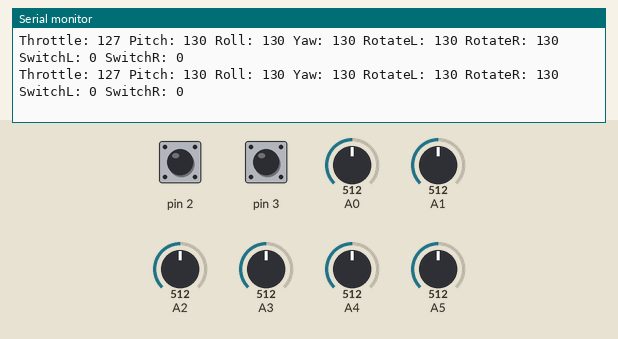
The sketch below on a simulated Arduino Uno, built with avr-gcc and run on an emulated ATmega328P. Shown: the last lines printed to the serial monitor. Inputs (shaded band) come from the test bench; at power-on: A0 = 512, A1 = 512, pin 2 HIGH, pin 3 HIGH, A2 = 512, A3 = 512, A4 = 512, A5 = 512. No radio packets arrive unless stated.

Above: at 1.2 s.
1.3 s: A0 set to 616
At 2.2 s:
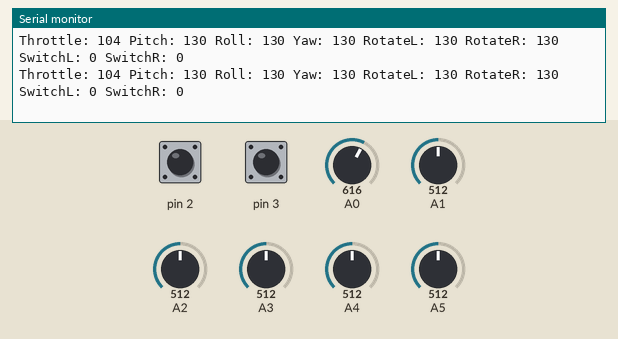
4.3 s: A0 set to 641
At 5.2 s:
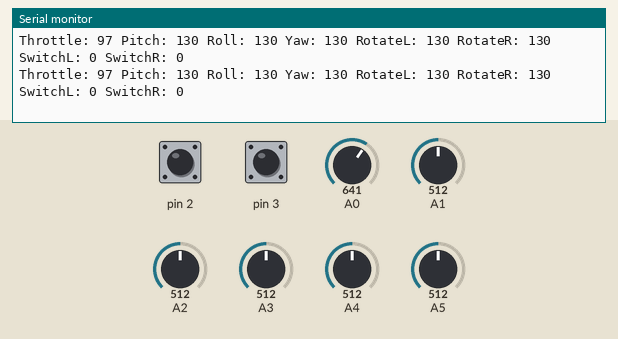
7.3 s: A1 set to 623
At 8.3 s:
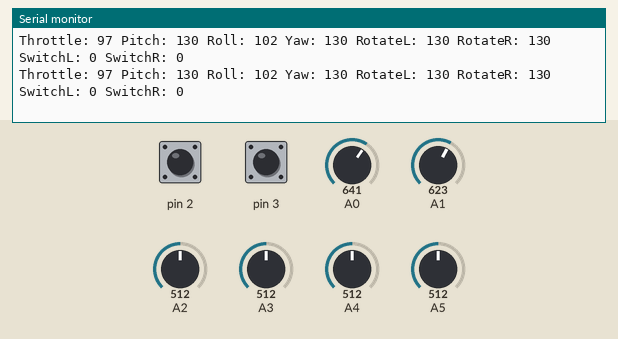
10.3 s: A1 set to 645
At 11.3 s:
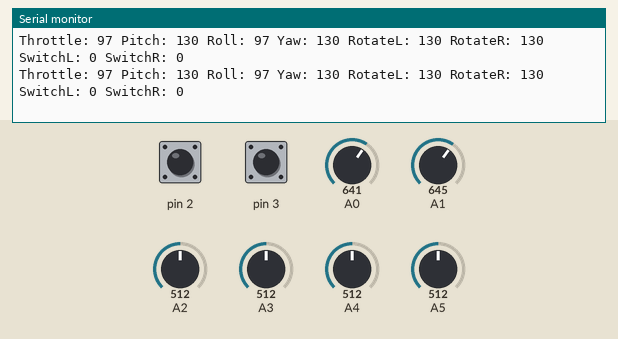
Timing chart, 0 to 13.3 s (numbered marks = the images above; inputs shaded):
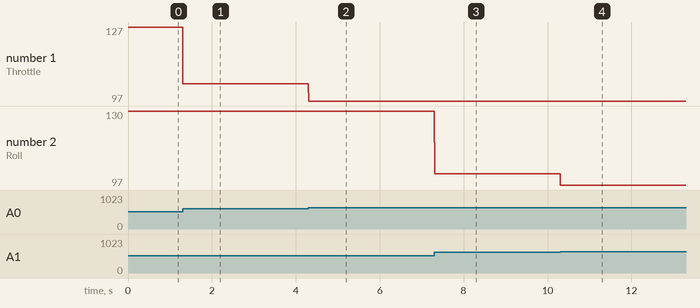

Measured:
- after the input at 1.3 s, the serial monitor: prints a new line at once (image 1)
- after the input at 4.3 s, the serial monitor: prints a new line at once (image 2)
- after the input at 7.3 s, the serial monitor: prints a new line at once (image 3)
- after the input at 10.3 s, the serial monitor: prints a new line at once (image 4)
- plotted number 1: 127 → 104 after the input at 1.3 s, 104 → 97 after the input at 4.3 s
- plotted number 2: 130 → 102 after the input at 7.3 s

The sketch:

control.ino
```cpp
// 8 Channel controller
// input on pins A0, A1, A2, A3, A4, A5, D2, D3

#include <SPI.h>
#include <nRF24L01.h>
#include <RF24.h>

const uint64_t pipeOut = 0xE9E8F0F0E1LL;
RF24 radio(7, 8);

int throttle, pitch, roll, yaw, rotateL, rotateR;
bool switchL, switchR;

void ResetData() {
    throttle, pitch, roll, yaw, rotateL, rotateR = 127;
    switchL, switchR = false;
}

void setup() {
    radio.begin();
    radio.openWritingPipe(pipeOut);
    radio.stopListening();
    ResetData();

    Serial.begin(115200);
}

int mapJoystickValues(int val, int lower, int middle, int upper) {
    val = constrain(val, lower, upper);
    if ( val < middle )
    val = map(val, lower, middle, 0, 128);
    else
    val = map(val, middle, upper, 128, 255);
    return 255 - val;
}

void loop() {
    throttle = mapJoystickValues( analogRead(A0), 524, 524, 1015);
    roll = mapJoystickValues( analogRead(A1), 12, 524, 1020);
    pitch = mapJoystickValues( analogRead(A2), 12, 524, 1020);
    yaw = mapJoystickValues( analogRead(A3), 12, 524, 1020);
    rotateL = mapJoystickValues( analogRead(A4), 12, 524, 1020);
    rotateR = mapJoystickValues( analogRead(A5), 12, 524, 1020);
    switchL = !digitalRead(2);
    switchR = !digitalRead(3);

    Serial.print("Throttle: ");
    Serial.print(throttle);
    Serial.print(" Pitch: ");
    Serial.print(pitch);
    Serial.print(" Roll: ");
    Serial.print(roll);
    Serial.print(" Yaw: ");
    Serial.print(yaw);
    Serial.print(" RotateL: ");
    Serial.print(rotateL);
    Serial.print(" RotateR: ");
    Serial.print(rotateR);
    Serial.print(" SwitchL: ");
    Serial.print(switchL);
    Serial.print(" SwitchR: ");
    Serial.println(switchR);

    int data[8] = {throttle, pitch, roll, yaw, rotateL, rotateR, switchL, switchR};
    radio.write(&data, sizeof(data));
}
```
